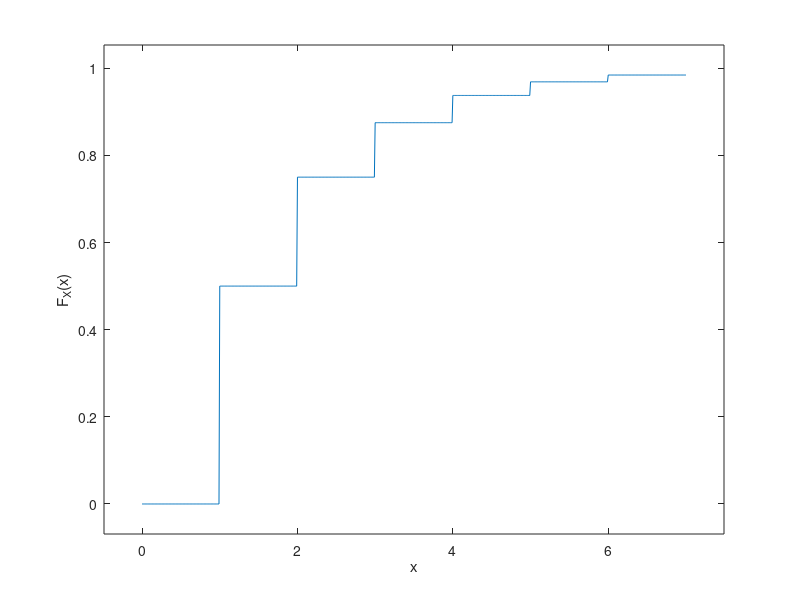

Reproduce this figure in MATLAB.
x = 0:0.01:7;
l = length(x);
y = ones(1,l);

for i=1:l
    if x(i)<1
        y(i)=0;
    elseif x(i)<2
        y(i)=1/2;
    elseif x(i)<3
        y(i)=1/2+(1/2)^2;
    elseif x(i)<4
        y(i)=1/2+(1/2)^2+(1/2)^3;
    elseif x(i)<5
        y(i)=1/2+(1/2)^2+(1/2)^3+(1/2)^4;
    elseif x(i)<6
        y(i)=1/2+(1/2)^2+(1/2)^3+(1/2)^4+(1/2)^5;
    else
        y(i)=1/2+(1/2)^2+(1/2)^3+(1/2)^4+(1/2)^5+(1/2)^6;
    end
end

plot(x,y)
axis padded

xlabel('x')
ylabel('F_X(x)')